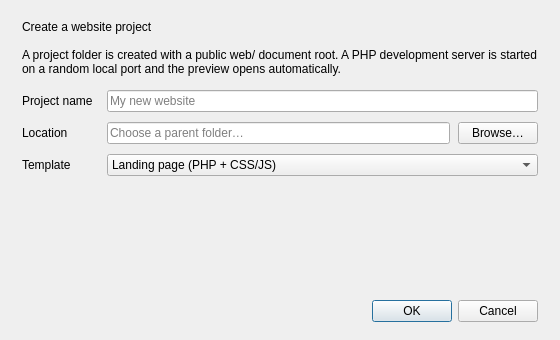
<?xml version="1.0" encoding="UTF-8"?>
<ui version="4.0">
 <class>NewProjectDialog</class>
 <widget class="QDialog" name="NewProjectDialog">
  <property name="geometry">
   <rect>
    <x>0</x>
    <y>0</y>
    <width>560</width>
    <height>340</height>
   </rect>
  </property>
  <property name="windowTitle">
   <string>New Project</string>
  </property>
  <property name="modal">
   <bool>true</bool>
  </property>
  <layout class="QVBoxLayout" name="dialogLayout">
   <property name="spacing">
    <number>14</number>
   </property>
   <property name="leftMargin">
    <number>22</number>
   </property>
   <property name="topMargin">
    <number>20</number>
   </property>
   <property name="rightMargin">
    <number>22</number>
   </property>
   <property name="bottomMargin">
    <number>18</number>
   </property>
   <item>
    <widget class="QLabel" name="titleLabel">
     <property name="text">
      <string>Create a website project</string>
     </property>
    </widget>
   </item>
   <item>
    <widget class="QLabel" name="introLabel">
     <property name="text">
      <string>A project folder is created with a public web/ document root. A PHP development server is started on a random local port and the preview opens automatically.</string>
     </property>
     <property name="wordWrap">
      <bool>true</bool>
     </property>
    </widget>
   </item>
   <item>
    <layout class="QFormLayout" name="formLayout">
     <property name="horizontalSpacing">
      <number>14</number>
     </property>
     <property name="verticalSpacing">
      <number>10</number>
     </property>
     <item row="0" column="0">
      <widget class="QLabel" name="nameLabel">
       <property name="text">
        <string>Project name</string>
       </property>
      </widget>
     </item>
     <item row="0" column="1">
      <widget class="QLineEdit" name="projectName">
       <property name="placeholderText">
        <string>My new website</string>
       </property>
      </widget>
     </item>
     <item row="1" column="0">
      <widget class="QLabel" name="locationLabel">
       <property name="text">
        <string>Location</string>
       </property>
      </widget>
     </item>
     <item row="1" column="1">
      <layout class="QHBoxLayout" name="locationRow">
       <property name="spacing">
        <number>8</number>
       </property>
       <item>
        <widget class="QLineEdit" name="location">
         <property name="placeholderText">
          <string>Choose a parent folder…</string>
         </property>
        </widget>
       </item>
       <item>
        <widget class="QPushButton" name="browseButton">
         <property name="text">
          <string>Browse…</string>
         </property>
        </widget>
       </item>
      </layout>
     </item>
     <item row="2" column="0">
      <widget class="QLabel" name="templateLabel">
       <property name="text">
        <string>Template</string>
       </property>
      </widget>
     </item>
     <item row="2" column="1">
      <widget class="QComboBox" name="template">
       <item>
        <property name="text">
         <string>Landing page (PHP + CSS/JS)</string>
        </property>
       </item>
       <item>
        <property name="text">
         <string>Blank PHP page</string>
        </property>
       </item>
       <item>
        <property name="text">
         <string>Blank HTML page</string>
        </property>
       </item>
      </widget>
     </item>
    </layout>
   </item>
   <item>
    <widget class="QLabel" name="pathPreviewLabel">
     <property name="text">
      <string/>
     </property>
     <property name="wordWrap">
      <bool>true</bool>
     </property>
    </widget>
   </item>
   <item>
    <spacer name="verticalSpacer">
     <property name="orientation">
      <enum>Qt::Vertical</enum>
     </property>
     <property name="sizeHint" stdset="0">
      <size>
       <width>20</width>
       <height>10</height>
      </size>
     </property>
    </spacer>
   </item>
   <item>
    <widget class="QDialogButtonBox" name="buttonBox">
     <property name="orientation">
      <enum>Qt::Horizontal</enum>
     </property>
     <property name="standardButtons">
      <set>QDialogButtonBox::Ok|QDialogButtonBox::Cancel</set>
     </property>
    </widget>
   </item>
  </layout>
 </widget>
 <resources/>
 <connections/>
</ui>
